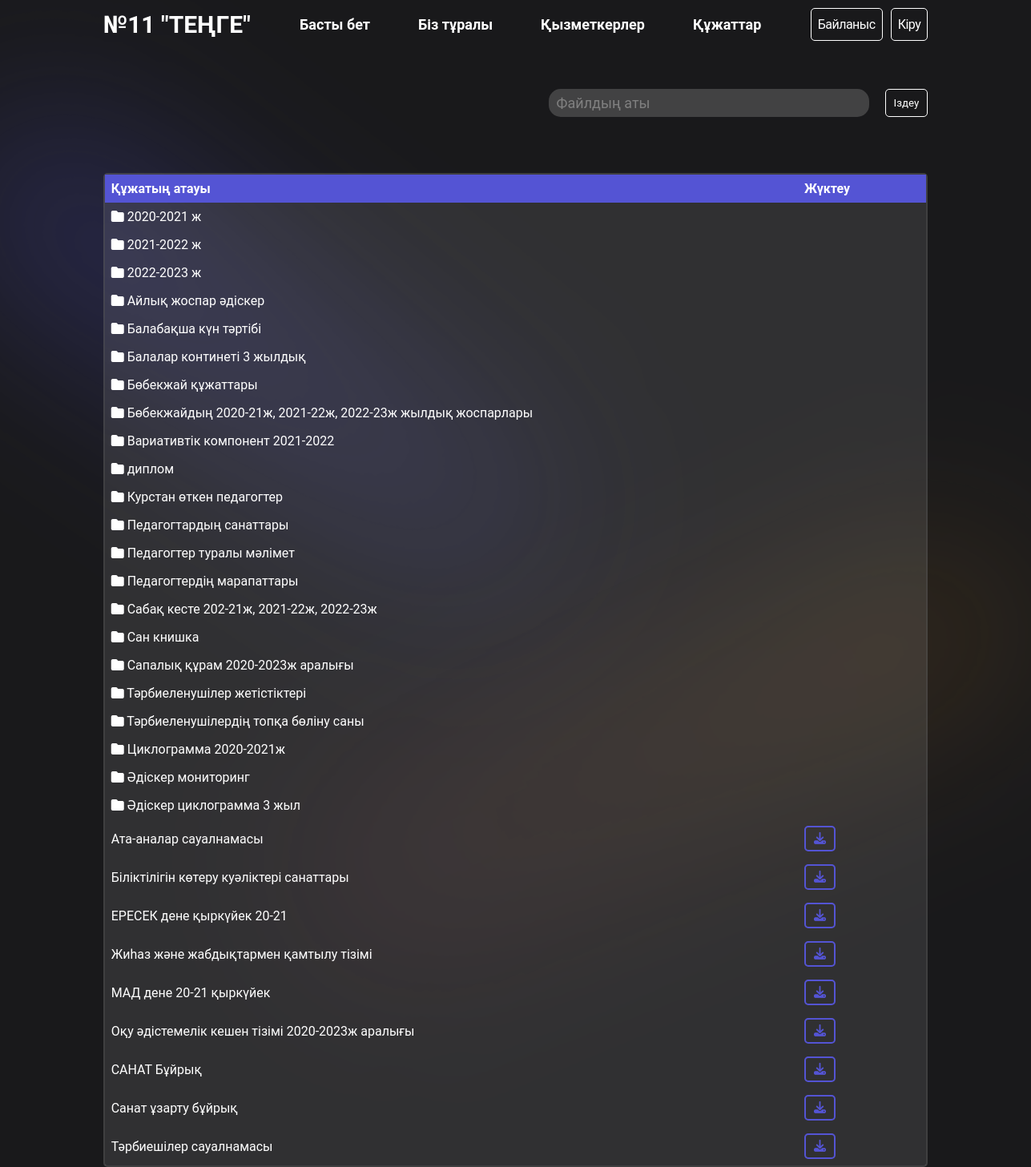
The page /docs/ on the database its author committed.
### app/models.py (models this page shows, shortened)
class File(models.Model):
    year_choices = [('2020-2021', '2020-2021'),
                    ('2021-2022', '2021-2022'),
                    ('2022-2023', '2022-2023'),
                    ('2023-2024', '2023-2024')]
    tag_choices = [
        ('common', 'Анықталмаған'),
        ('','Жалпы'),
        ('schedule', 'Кесте'),
        ('course', 'Курс'),
        ('methodist_cyclogram', 'Әдіскер циклограмасы'),
        ('mad', 'МАД'),
        ('methodist_monitoring', 'Әдіскер мониторинг'),
        ('personal_development_map', 'Жеке даму картасы'),
        ('monitoring', 'Мониторинг'),
        ('group_cyclogram', 'Топтың циклограммасы'),
        ('year_plan', 'Жалдық жоспар'),
        ('gpp', 'Топтардың перспективалық жоспарлары'),
        ('about', 'Біз туралы'),
        ('2020-2021 ж', '2020-2021 ж'),
        ('2020-2021 ж жеке даму картасы', '2020-2021 ж жеке даму картасы'),
        ('2020-2021 ж Индикаторлар', '2020-2021 ж Индикаторлар'),
        ('№1 Балбөбек тобы', '№1 Балбөбек тобы'),
        ('№2 Еркелер тобы', '№2 Еркелер тобы'),
        ('№3 Ботақан тобы', '№3 Ботақан тобы'),
        ('№4 Құлыншақ тобы', '№4 Құлыншақ тобы'),
        ('2022-2023 ж жеке даму картасы', '2022-2023 ж жеке даму картасы'),
        ('№3 Ботақан 2021-2022жыл переспективалық жоспар',
         '№3 Ботақан 2021-2022жыл переспективалық жоспар'),
        ('МАД топ мониторинг', 'МАД топ мониторинг'),
        ('Тәрбиеленушілердің топқа бөліну саны',
         'Тәрбиеленушілердің топқа бөліну саны'),
        ('№10 Балдаурен  2022-2023 ж циклограммалары',
         '№10 Балдаурен  2022-2023 ж циклограммалары'),
        ('№ 6 Бүлдіршін тобы 2022-2023 ж Циклограмма',
         '№ 6 Бүлдіршін тобы 2022-2023 ж Циклограмма'),
        ('9 Жасұлан тобы', '9 Жасұлан тобы'),
        ('№5 Балапан 2020-2021 ж циклограммалары',
         '№5 Балапан 2020-2021 ж циклограммалары'),
        ('№5 Балапан тобы', '№5 Балапан тобы'),
        ('2022-2023 ж пән жетекшісінің циклограммалары',
         '2022-2023 ж пән жетекшісінің циклограммалары'),
        ('Бөбекжайдың 2020-21ж, 2021-22ж, 2022-23ж  жылдық жоспарлары',
         'Бөбекжайдың 2020-21ж, 2021-22ж, 2022-23ж  жылдық жоспарлары'),
        ('2021-2022 ж Пән жетекшілер перспективалық жоспар',
         '2021-2022 ж Пән жетекшілер перспективалық жоспар'),
        ('№2 Еркелер тобы 2020-2021ж циклограммалары',
         '№2 Еркелер тобы 2020-2021ж циклограммалары'),
        ('Балалар контингенті 2021-2022ж', 'Балалар контингенті 2021-2022ж'),
        ('№9 Жасұлан 2022-2023 ж циклограмма',
         '№9 Жасұлан 2022-2023 ж циклограмма'),
        ('Әдіскер мониторинг 2022-23ж', 'Әдіскер мониторинг 2022-23ж'),
        ('№4 Құлыншақ тобы', '№4 Құлыншақ тобы'),
        ('№1 Балбөбек тобы 2022-2023 ж циклограммалары',
         '№1 Балбөбек тобы 2022-2023 ж циклограммалары'),
        ('2020-2021 ж жеке даму картасы', '2020-2021 ж жеке даму картасы'),
        ('№2 Еркелер 2021-2022 циклограмма', '№2 Еркелер 2021-2022 циклограмма'),
        ('Ән тех карта кіші,ортаңғы топ 2021-2022ж',
         'Ән тех карта кіші,ортаңғы топ 2021-2022ж'),
        ('№3 Ботақан топ циклограмма 2020-2021ж',
         '№3 Ботақан топ циклограмма 2020-2021ж'),
        ('Әдіскер мониторинг', 'Әдіскер мониторинг'),
        ('диплом', 'диплом'),
        ('Әдіскер циклограмма 2022-2023ж', 'Әдіскер циклограмма 2022-2023ж'),
        ('№ 5 Балапан тобы 2022-2023 ж циклограмма',
         '№ 5 Балапан тобы 2022-2023 ж циклограмма'),
        ('2022-2023 ж Индикаторлар', '2022-2023 ж Индикаторлар'),
        ('№7 Жұлдыздар тобы', '№7 Жұлдыздар тобы'),
        ('Балалар контингенті 2022-2023ж', 'Балалар контингенті 2022-2023ж'),
        ('Айлық жоспар 2020-2021ж', 'Айлық жоспар 2020-2021ж'),
        ('5 Балапан тобы', '5 Балапан тобы'),
        ('№6 Бүлдіршін тобы', '№6 Бүлдіршін тобы'),
        ('№12 Гүлдер тобы 2022-2023 ж циклограммалары',
         '№12 Гүлдер тобы 2022-2023 ж циклограммалары'),
        ('Балабақша күн тәртібі', 'Балабақша күн тәртібі'),
        ('№6 Бүлдіршін 2020-2021 ж циклограммалары',
         '№6 Бүлдіршін 2020-2021 ж циклограммалары'),
        ('№ 10 Балдаурен тобы 2021-2022 циклограмма',
         '№ 10 Балдаурен тобы 2021-2022 циклограмма'),
        ('2020-2021 ж циклограммалары', '2020-2021 ж циклограммалары'),
        ('дене шынықтыру 2021-2022 ж тех карта',
         'дене шынықтыру 2021-2022 ж тех карта'),
        ('№1 Балбөбек тобы циклограмма 2021-2022',
         '№1 Балбөбек тобы циклограмма 2021-2022'),
        ('№11  Қызғалдақ 2021-2022 ж циклограмма',
         '№11  Қызғалдақ 2021-2022 ж циклограмма'),
        ('Сабақ кесте 2020-2021ж', 'Сабақ кесте 2020-2021ж'),
        ('10 Балдаурен', '10 Балдаурен'),
        ('№9 Жасұлан тобы', '№9 Жасұлан тобы'),
        ('3 Ботақан тобы', '3 Ботақан тобы'),
        ('Айлық жоспар 2021-2022ж', 'Айлық жоспар 2021-2022ж'),
        ('№9 Жасұлан 2021-2022 ж циклограмма',
         '№9 Жасұлан 2021-2022 ж циклограмма'),
        ('№4 Құлыншақ тобы циклограмма', '№4 Құлыншақ тобы циклограмма'),
        ('2022-2023 оқу жылының циклограммалары',
         '2022-2023 оқу жылының циклограммалары'),
        ('№ 4 Құлыншақ 2022-2023 ж циклограммалары',
         '№ 4 Құлыншақ 2022-2023 ж циклограммалары'),
        ('2022-2023 о,ж  би маманының циклограммалары',
         '2022-2023 о,ж  би маманының циклограммалары'),
        ('Педагогтер туралы мәлімет', 'Педагогтер туралы мәлімет'),
        ('№2 Еркелер  циклограмма  2020-21 ж',
         '№2 Еркелер  циклограмма  2020-21 ж'),
        ('2020-2021 ж перспективалық жоспар', '2020-2021 ж перспективалық жоспар'),
        ('Педагогтердің марапаттары', 'Педагогтердің марапаттары'),
        ('1 Балбөбек тобы', '1 Балбөбек тобы'),
        ('11 Қызғалдақ тобы', '11 Қызғалдақ тобы'),
        ('2021-2022ж Жеке даму картасы', '2021-2022ж Жеке даму картасы'),
        ('2022-2023 ж Ән саз маманы циклограммалары',
         '2022-2023 ж Ән саз маманы циклограммалары'),
        ('№3 Ботақан тобы 2020-2021 ж циклограммалары',
         '№3 Ботақан тобы 2020-2021 ж циклограммалары'),
        ('№3 Ботақан  2021-2022 ж Циклограмма',
         '№3 Ботақан  2021-2022 ж Циклограмма'),
        ('2021-2022 ж перспективалық жоспар', '2021-2022 ж перспективалық жоспар'),
        ('Сабақ кесте 2022-2023ж', 'Сабақ кесте 2022-2023ж'),
        ('№1 Балбөбек циклограмма 2020-21ж', '№1 Балбөбек циклограмма 2020-21ж'),
        ('№10 Балдаурен тобы', '№10 Балдаурен тобы'),
        ('12 Гүлдер', '12 Гүлдер'),
        ('Дене шынықтыру ортаңғы топ 2021-22ж',
         'Дене шынықтыру ортаңғы топ 2021-22ж'),
        ('Дене шынықтыру 2022-2023ж  циклограммалары',
         'Дене шынықтыру 2022-2023ж  циклограммалары'),
        ('№8 Аққу тобы', '№8 Аққу тобы'),
        ('№2 Еркелер тобы', '№2 Еркелер тобы'),
        ('№11 Қызғалдақ тобы циклограммалары',
         '№11 Қызғалдақ тобы циклограммалары'),
        ('2022-2023 ж перспективалық жоспары',
         '2022-2023 ж перспективалық жоспары'),
        ('Жалпы1,2 блок қорытынды мониторинг',
         'Жалпы1,2 блок қорытынды мониторинг'),
        ('№12 Гүлдер тобы', '№12 Гүлдер тобы'),
        ('Ән тех карта ересек МАД топтар 2021-2022ж',
         'Ән тех карта ересек МАД топтар 2021-2022ж'),
        ('2020-2021 ж', '2020-2021 ж'),
        ('№9 Жасұлан 2020-2021 ж циклограмма',
         '№9 Жасұлан 2020-2021 ж циклограмма'),
        ('№8 Аққу 2020-2021 ж циклограмма', '№8 Аққу 2020-2021 ж циклограмма'),
        ('Педагогтардың санаттары', 'Педагогтардың санаттары'),
        ('Әдіскер циклограмма 2021-2022ж', 'Әдіскер циклограмма 2021-2022ж'),
        ('№1 Балбөбек тобы', '№1 Балбөбек тобы'),
        ('2020-2021 пән жетекшісі перспективалық жоспар',
         '2020-2021 пән жетекшісі перспективалық жоспар'),
        ('№5 Балапан 2021-2022 жциклограмма', '№5 Балапан 2021-2022 жциклограмма'),
        ('№2 Еркелер 2022-2023 ж циклограммалар',
         '№2 Еркелер 2022-2023 ж циклограммалар'),
        ('Сабақ кесте 2021-2022ж', 'Сабақ кесте 2021-2022ж'),
        ('№1 Балбөбек тобы 2020-2021 ж циклограммалары',
         '№1 Балбөбек тобы 2020-2021 ж циклограммалары'),
        ('№3 Ботақан тобы', '№3 Ботақан тобы'),
        ('№2 Еркелер 2021-2022 ж переспективалық жоспар',
         '№2 Еркелер 2021-2022 ж переспективалық жоспар'),
        ('№14 Айгөлек 2021-2022 ж циклограмма',
         '№14 Айгөлек 2021-2022 ж циклограмма'),
        ('Пән жетекшілер тех карта 2021-2022 ж',
         'Пән жетекшілер тех карта 2021-2022 ж'),
        ('Ән техкарта кіші ортаңғы,ересек,МАД топтар 2020-2021ж',
         'Ән техкарта кіші ортаңғы,ересек,МАД топтар 2020-2021ж'),
        ('Әдіскер циклограмма 2020-2021ж', 'Әдіскер циклограмма 2020-2021ж'),
        ('4 Құлыншақ  тобы', '4 Құлыншақ  тобы'),
        ('№11 Қызғалдақ тобы', '№11 Қызғалдақ тобы'),
        ('Әдіскер мониторинг 2021-22ж', 'Әдіскер мониторинг 2021-22ж'),
        ('2020-2021 ж пән жетекшілердің тех карта',
         '2020-2021 ж пән жетекшілердің тех карта'),
        ('Тәрбиеленушілер жетістіктері', 'Тәрбиеленушілер жетістіктері'),
        ('Балалар контингенті 2020-2021ж', 'Балалар контингенті 2020-2021ж'),
        ('2 Еркелер  тобы', '2 Еркелер  тобы'),
        ('№10 Балдаурен 2020-2021 ж циклограмма',
         '№10 Балдаурен 2020-2021 ж циклограмма'),
        ('№3 Ботақан 2022-2023 ж  циклограммалары',
         '№3 Ботақан 2022-2023 ж  циклограммалары'),
        ('14 Айгөлек', '14 Айгөлек'),
        ('Сапалық құрам 2020-2023ж аралығы', 'Сапалық құрам 2020-2023ж аралығы'),
        ('Вариативтік компонент 2021-2022', 'Вариативтік компонент 2021-2022'),
        ('№ 12  Гүлдер тобы циклограмма 2021-2022',
         '№ 12  Гүлдер тобы циклограмма 2021-2022'),
        ('Дене шынықтыру  тех карта 2020-2021 ж',
         'Дене шынықтыру  тех карта 2020-2021 ж'),
        ('2022-2023 ж дене шынықтыру циклограммалары',
         '2022-2023 ж дене шынықтыру циклограммалары'),
        ('Курстан өткен педагогтер', 'Курстан өткен педагогтер'),
        ('10 ай', '10 ай'),
        ('№ 8 Аққу 2021-2022 циклограмма', '№ 8 Аққу 2021-2022 циклограмма'),
        ('№4 Құлыншақ 2021-2022 ж циклограммалары',
         '№4 Құлыншақ 2021-2022 ж циклограммалары'),
        ('Әдіскер мониторинг 2020-2021ж', 'Әдіскер мониторинг 2020-2021ж'),
        ('2022-2023 ж пән жетекшілері перспективалық жоспар',
         '2022-2023 ж пән жетекшілері перспективалық жоспар'),
        ('8 Аққу тобы', '8 Аққу тобы'),
        ('Бөбекжай құжаттары', 'Бөбекжай құжаттары'),]
    name = models.CharField(max_length=255)
    file = models.FileField(upload_to='pdf/', max_length=255)
    tag = models.CharField(
        max_length=100, default='common', choices=tag_choices)
    year = models.CharField(max_length=10, choices=year_choices)
    block = models.CharField(max_length=10, choices=block_choices)

### app/views.py (the view)
# urls.py: path('docs/', Docs.as_view(tag=''), name='docs'),
class Docs(generic.ListView):
    model = File
    template_name = 'docs.html'
    context_object_name = 'files'
    tag = ''
    block = 2
    def get_queryset(self) -> QuerySet[Any]:
        queryset = File.objects.filter(tag=self.tag)
        queryset = queryset.filter(block=self.block)
        return queryset

### templates/docs.html (shortened to what this page needs)
{% extends 'base.html' %}
{% block content %}
<table>
  <tbody>
    <tr class="table-head">
      <th>Құжатың атауы</th>
      <th>Жүктеу</th>
    </tr>
    {% block links %}
    <tr>
      <td colspan="3"><i class="fas fa-folder"></i>  <a href="{% url '2020-2021 ж_url' %}">2020-2021 ж</a></td>
    </tr>
    <tr>
        <td colspan="3"><i class="fas fa-folder"></i>  <a href="{% url '2021-2022 ж_url' %}">2021-2022 ж</a></td>
    </tr>
    <tr>
        <td colspan="3"><i class="fas fa-folder"></i>  <a href="{% url '2022-2023 ж_url' %}">2022-2023 ж</a></td>
    </tr>
    <tr>
        <td colspan="3"><i class="fas fa-folder"></i>  <a href="{% url 'Айлық жоспар әдіскер_url' %}">Айлық жоспар әдіскер</a></td>
    </tr>
    <tr>
        <td colspan="3"><i class="fas fa-folder"></i>  <a href="{% url 'Балабақша күн тәртібі_url' %}">Балабақша күн тәртібі</a></td>
    </tr>
    <tr>
        <td colspan="3"><i class="fas fa-folder"></i>  <a href="{% url 'Балалар континеті  3 жылдық_url' %}">Балалар континеті  3 жылдық</a></td>
    </tr>
    <tr>
        <td colspan="3"><i class="fas fa-folder"></i>  <a href="{% url 'Бөбекжай құжаттары_url' %}">Бөбекжай құжаттары</a></td>
    </tr>
    <tr>
        <td colspan="3"><i class="fas fa-folder"></i>  <a href="{% url 'Бөбекжайдың 2020-21ж, 2021-22ж, 2022-23ж  жылдық жоспарлары_url' %}">Бөбекжайдың 2020-21ж, 2021-22ж, 2022-23ж  жылдық жоспарлары</a></td>
    </tr>
    <tr>
        <td colspan="3"><i class="fas fa-folder"></i>  <a href="{% url 'Вариативтік компонент 2021-2022_url' %}">Вариативтік компонент 2021-2022</a></td>
    </tr>
    <tr>
        <td colspan="3"><i class="fas fa-folder"></i>  <a href="{% url 'диплом_url' %}">диплом</a></td>
    </tr>
    <tr>
        <td colspan="3"><i class="fas fa-folder"></i>  <a href="{% url 'Курстан өткен педагогтер_url' %}">Курстан өткен педагогтер</a></td>
    </tr>
    <tr>
        <td colspan="3"><i class="fas fa-folder"></i>  <a href="{% url 'Педагогтардың санаттары_url' %}">Педагогтардың санаттары</a></td>
    </tr>
    <tr>
        <td colspan="3"><i class="fas fa-folder"></i>  <a href="{% url 'Педагогтер туралы мәлімет_url' %}">Педагогтер туралы мәлімет</a></td>
    </tr>
    <tr>
        <td colspan="3"><i class="fas fa-folder"></i>  <a href="{% url 'Педагогтердің марапаттары_url' %}">Педагогтердің марапаттары</a></td>
    </tr>
    <tr>
        <td colspan="3"><i class="fas fa-folder"></i>  <a href="{% url 'Сабақ кесте 202-21ж, 2021-22ж, 2022-23ж_url' %}">Сабақ кесте 202-21ж, 2021-22ж, 2022-23ж</a></td>
    </tr>
    <tr>
        <td colspan="3"><i class="fas fa-folder"></i>  <a href="{% url 'Сан книшка_url' %}">Сан книшка</a></td>
    </tr>
    <tr>
        <td colspan="3"><i class="fas fa-folder"></i>  <a href="{% url 'Сапалық құрам 2020-2023ж аралығы_url' %}">Сапалық құрам 2020-2023ж аралығы</a></td>
    </tr>
    <tr>
        <td colspan="3"><i class="fas fa-folder"></i>  <a href="{% url 'Тәрбиеленушілер жетістіктері_url' %}">Тәрбиеленушілер жетістіктері</a></td>
    </tr>
    <tr>
        <td colspan="3"><i class="fas fa-folder"></i>  <a href="{% url 'Тәрбиеленушілердің топқа бөліну саны_url' %}">Тәрбиеленушілердің топқа бөліну саны</a></td>
    </tr>
    <tr>
        <td colspan="3"><i class="fas fa-folder"></i>  <a href="{% url 'Циклограмма  2020-2021ж_url' %}">Циклограмма  2020-2021ж</a></td>
    </tr>
    <tr>
        <td colspan="3"><i class="fas fa-folder"></i>  <a href="{% url 'Әдіскер мониторинг_url' %}">Әдіскер мониторинг</a></td>
    </tr>
    <tr>
        <td colspan="3"><i class="fas fa-folder"></i>  <a href="{% url 'Әдіскер циклограмма 3 жыл_url' %}">Әдіскер циклограмма 3 жыл</a></td>
    </tr>
    {% endblock %}
    {% for file in files %}
    <tr>
      <td><a href="{{ file.file.url }}" target="_blank">{{ file.name }}</a></td>
      <td>
        <a href="{{ file.file.url }}" download> <button><i class="fa-solid fa-download"></i></button></a>
      </td>
    </tr>
    {% endfor %}
  </tbody>
</table>
{% endblock %}

### static/style.css (style rules this page uses)
* { margin: 0; padding: 0; box-sizing: border-box; font-family: "Roboto", sans-serif; }
html { scroll-behavior: smooth; }
body { display: flex; flex-direction: column; height: 100vh; background: #19191b; color: #fff; overflow-x: hidden; }
table { margin: 0; width: 100%; border: 2px solid #6c6c6c75; padding: 0; border-spacing: 0; border-radius: 5px; }
tr > td { padding: 8px; margin: 0; background-color: rgba(255, 255, 255, 0.1); }
th, td { padding: 8px; }
.table-head { color: white; background-color: #5454d4; z-index: 2; }
tr > td > a { text-align: left; color: white; text-decoration: none; }
tbody tr td button { margin: 0; padding: 5px 10px; color: #5454d4; background: none; border-radius: 5px; font-weight: 500; font-size: 15px; border: 2px solid #5454d4; cursor: pointer; }
table { text-align: left; }

### rows shown on the page
File: name "Ата-аналар сауалнамасы"
File: name "Біліктілігін көтеру куәліктері санаттары"
File: name "ЕРЕСЕК дене қыркүйек 20-21"
File: name "Жиһаз және жабдықтармен қамтылу тізімі"
File: name "МАД дене 20-21 қыркүйек"
File: name "Оқу әдістемелік кешен тізімі 2020-2023ж аралығы"
File: name "САНАТ Бұйрық"
File: name "Санат ұзарту бұйрық"
File: name "Тәрбиешілер сауалнамасы"
